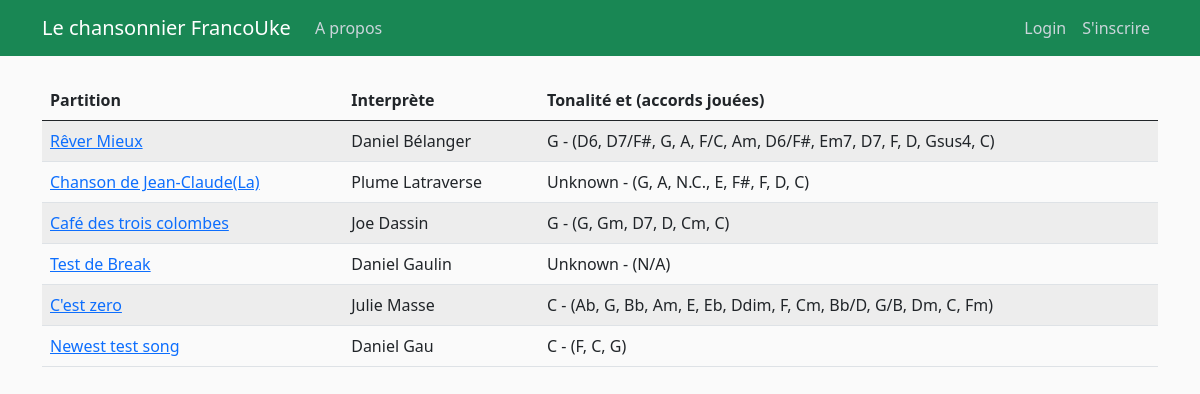
The app's page /, older data.
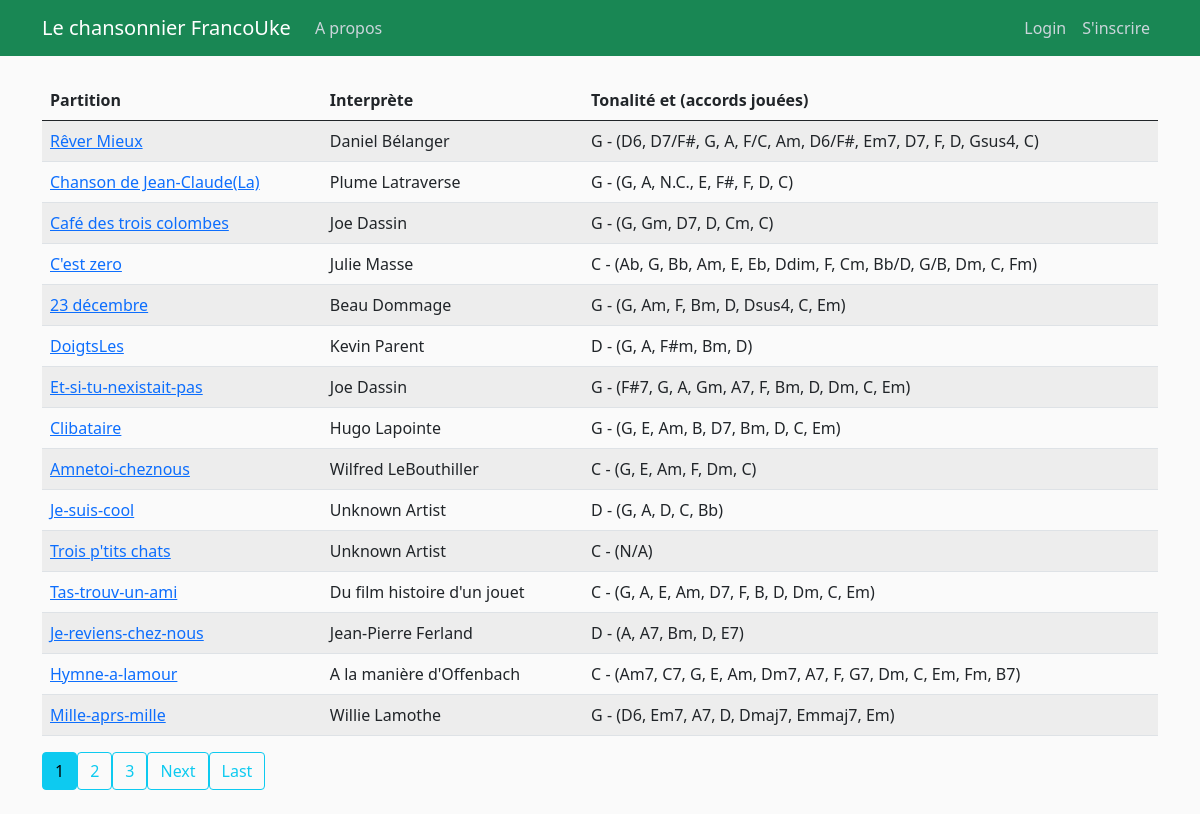
The same page, newer data.
### songbook/models.py (models this page shows, shortened)
class Song(models.Model):
    songTitle = models.CharField(max_length=100, blank=True, null=True)
    songChordPro = models.TextField()  # Original
    lyrics_with_chords = models.JSONField(null=True, blank=True)
    metadata = models.JSONField(blank=True, null=True)  # Stores metadata as JSON
    date_posted = models.DateField(default=timezone.now)
    contributor = models.ForeignKey(User, on_delete=models.CASCADE)

### songbook/views.py (the view)
# urls.py: path('', SongListView.as_view(), name='songbook-home'),
class SongListView (ListView):
    model = Song
    template_name = 'songbook/home.html'
    context_object_name = 'songs'
    ordering = ['songTitle']
    paginate_by = 15
    def get_queryset(self):
        return Song.objects.all()
    def get_context_data(self, **kwargs):
        context = super().get_context_data(**kwargs)
        song_data = []
        for song in context['songs']:
            parsed_data = song.lyrics_with_chords  # Assuming this is already parsed and stored
            chords = extract_chords(parsed_data,unique=True)
            song_data.append({
                'song': song,
                'chords': ', '.join(chords)  # Join chords into a string for display
            })
        context['song_data'] = song_data
        return context

### songbook/transposer.py (called while the page is built)
def extract_chords(parsed_data, unique=False):
    chords = []
    for section in parsed_data:
        for item in section:
            if isinstance(item, dict) and 'chord' in item and item['chord']:
                chords.append(item['chord'])
    if unique:
        return list(set(chords))  # Return unique chords
    return chords  # Return all chords

### songbook/templates/songbook/song_list.html (shortened to what this page needs)
{% extends "songbook/base.html" %}
  {% block content %}
  <table class="table table-striped">
    <thead>
        <tr>
            <th>Partition</th>
            <th>Interprète</th>
            <th>Tonalité et (accords jouées)</th>
        </tr>
    </thead>
    <tbody>
      {% for item in song_data %}
      <tr>
          <td>
            <a href="{% url 'newscore' item.song.id %}" class="song-link">{{ item.song.songTitle }}</a>
        </td>
          <td>{{ item.song.metadata.artist|default:"Unknown Artist" }}</td>
          <td>{{ item.song.metadata.key|default:"Unknown" }} - ({{ item.chords|default:"N/A" }})
      </td>
      </tr>
  {% endfor %}
    </tbody>
</table>
{% if is_paginated %}
<div class="pagination">
    {% for num in page_obj.paginator.page_range %}
        {% if page_obj.number == num %}
        <a class="btn btn-info mb-4" href="?page={{ num }}" aria-current="page">{{ num }}</a>
        {% elif num > page_obj.number|add:'-3' and num < page_obj.number|add:'3' %}
        <a class="btn btn-outline-info mb-4" href="?page={{ num }}">{{ num }}</a>
        {% endif %}
    {% endfor %}
    {% if page_obj.has_next %}
    <a class="btn btn-outline-info mb-4" href="?page={{ page_obj.next_page_number }}" aria-label="Next page">Next</a>
    <a class="btn btn-outline-info mb-4" href="?page={{ page_obj.paginator.num_pages }}" aria-label="Last page">Last</a>
    {% endif %}
</div>
{% endif %}
{% endblock content %}

### songbook/templates/songbook/base.html (shortened to what this page needs)
{% load static %}
<!DOCTYPE html>
<html>
  <head>
    <link href="https://cdn.jsdelivr.net/npm/bootstrap@5.0.2/dist/css/bootstrap.min.css" rel="stylesheet">
      <link rel="stylesheet" type="text/css" href="{% static 'songbook/main.css' %}">
</head>
  <body>
    <header class="site-header">
    <nav class="navbar navbar-expand-md navbar-dark bg-success fixed-top">
      <div class="container">
        <a class="navbar-brand mr-4" href="{% url 'songbook-home' %}">Le chansonnier FrancoUke</a>
        <div class="collapse navbar-collapse" id="navbarToggle">
          <div class="navbar-nav mr-auto">
            <a class="nav-item nav-link" href="{% url 'songbook-about' %}">A propos</a>
          </div>
          <div class="navbar-nav ms-auto">
          {% if user.is_authenticated %}
          <a class="nav-item nav-link" href="{% url 'song-create' %}">Nouvelle Chanson</a>
            <a class="nav-item nav-link" href="{% url 'logout' %}">Logout</a>
          {% else %}
            <a class="nav-item nav-link" href="{% url 'login' %}">Login</a>
            <a class="nav-item nav-link" href="{% url 'register' %}">S'inscrire</a>
          {% endif %}
          </div>
        </div>
      </div>
    </nav>
  </header>
  <main role="main" class="container">
        {% block content %}{% endblock %}
  </main>
  </body>
  </html>

### songbook/static/songbook/main.css (style rules this page uses)
body { background: #fafafa; color: #333333; margin-top: 5rem; }
.site-header .navbar-nav .nav-link { color: #cbd5db; }

Row changes from the older to the newer data that the page shows:
removed Song: song.songTitle "Test de Break", song.metadata.artist "Daniel Gaulin", song.metadata.key "Unknown", chords "N/A"
removed Song: song.songTitle "Newest test song", song.metadata.artist "Daniel Gau", song.metadata.key "C", chords "F, C, G"
changed Song "Chanson de Jean-Claude(La)": song.metadata.key "Unknown" → "G"
added Song: song.songTitle "23 décembre", song.metadata.artist "Beau Dommage", song.metadata.key "G", chords "G, Am, F, Bm, D, Dsus4, C, Em"
added Song: song.songTitle "DoigtsLes", song.metadata.artist "Kevin Parent", song.metadata.key "D", chords "G, A, F#m, Bm, D"
added Song: song.songTitle "Et-si-tu-nexistait-pas", song.metadata.artist "Joe Dassin", song.metadata.key "G", chords "F#7, G, A, Gm, A7, F, Bm, D, Dm, C, Em"
added Song: song.songTitle "Clibataire", song.metadata.artist "Hugo Lapointe", song.metadata.key "G", chords "G, E, Am, B, D7, Bm, D, C, Em"
added Song: song.songTitle "Amnetoi-cheznous", song.metadata.artist "Wilfred LeBouthiller", song.metadata.key "C", chords "G, E, Am, F, Dm, C"
added Song: song.songTitle "Je-suis-cool", song.metadata.artist "Unknown Artist", song.metadata.key "D", chords "G, A, D, C, Bb"
added Song: song.songTitle "Trois p'tits chats", song.metadata.artist "Unknown Artist", song.metadata.key "C", chords "N/A"
added Song: song.songTitle "Tas-trouv-un-ami", song.metadata.artist "Du film histoire d'un jouet", song.metadata.key "C", chords "G, A, E, Am, D7, F, B, D, Dm, C, Em"
added Song: song.songTitle "Je-reviens-chez-nous", song.metadata.artist "Jean-Pierre Ferland", song.metadata.key "D", chords "A, A7, Bm, D, E7"
added Song: song.songTitle "Hymne-a-lamour", song.metadata.artist "A la manière d'Offenbach", song.metadata.key "C", chords "Am7, C7, G, E, Am, Dm7, A7, F, G7, Dm, C, Em, Fm, B7"
added Song: song.songTitle "Mille-aprs-mille", song.metadata.artist "Willie Lamothe", song.metadata.key "G", chords "D6, Em7, A7, D, Dmaj7, Emmaj7, Em"
Text that changed along with them:
new list line: "1"
new list line: "2"
new list line: "3"
text now shown: "Next Last"
